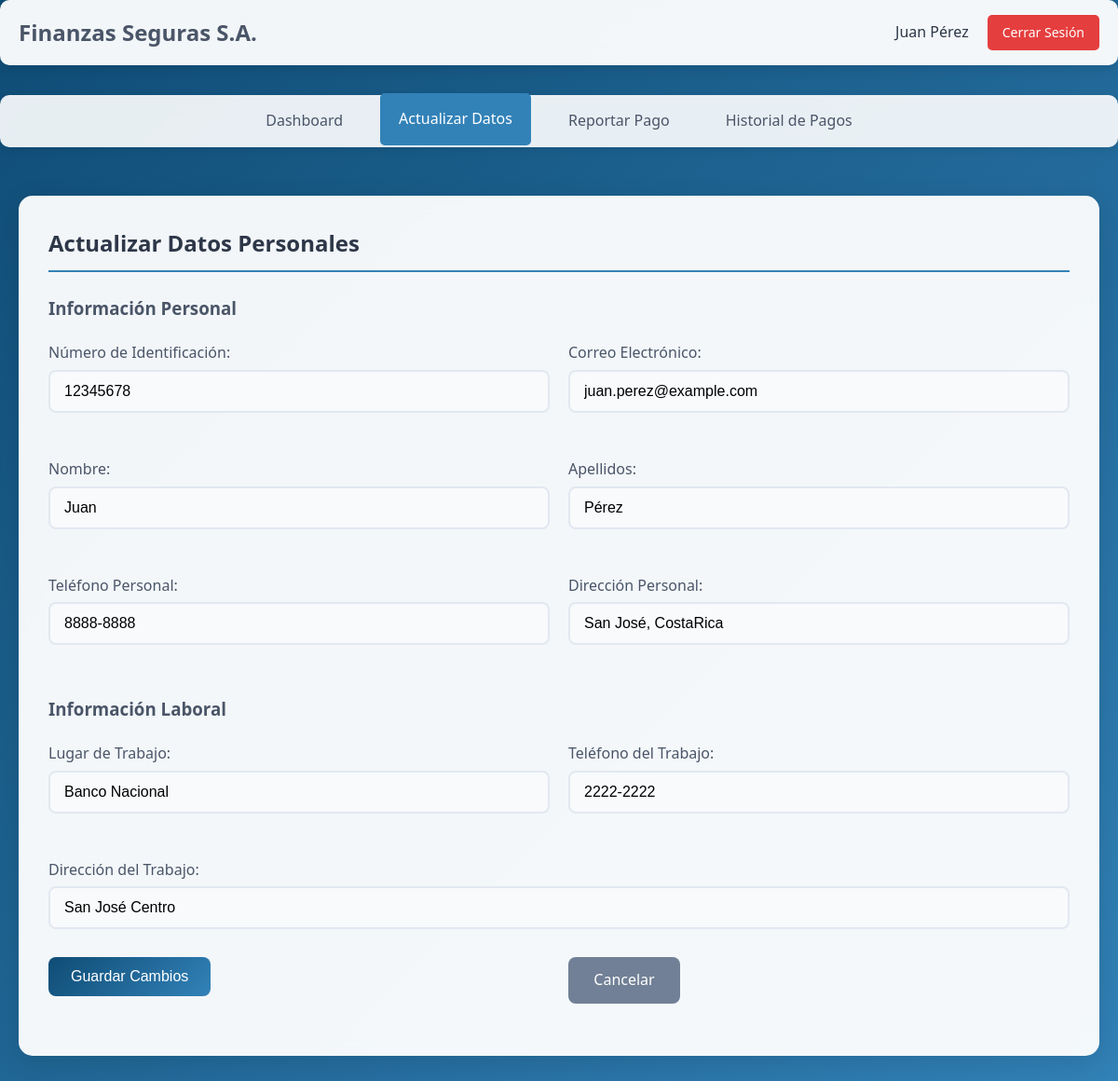
The app's page /actualizar_datos.php (signed in) with its own data.
### tables this page shows
CREATE TABLE clientes (
id_cliente INT AUTO_INCREMENT PRIMARY KEY,
identificacion VARCHAR(20) NOT NULL UNIQUE,
apellidos VARCHAR(100) NOT NULL,
nombre VARCHAR(100) NOT NULL,
telefono_personal VARCHAR(20),
direccion_personal VARCHAR(255),
email VARCHAR(150) UNIQUE,
lugar_trabajo VARCHAR(150),
direccion_trabajo VARCHAR(255),
telefono_trabajo VARCHAR(20),
usuario VARCHAR(50) NOT NULL UNIQUE,
contrasena VARCHAR(255) NOT NULL
);

### actualizar_datos.php (the view, shortened to what this page needs)
<?php
$errores = [];
try {
    $pdo = conectarBD();
    $stmt = $pdo->prepare("SELECT * FROM clientes WHERE id_cliente = ?");
    $stmt->execute([$_SESSION['usuario_id']]);
    $cliente = $stmt->fetch();
} catch (Exception $e) {
    $mensaje = "Error al cargar los datos: " . $e->getMessage();
    $tipo_mensaje = 'error';
}
?>
<!DOCTYPE html>
<html lang="es">
<head>
    <link rel="stylesheet" href="style.css">
</head>
<body>
    <?php include 'header.php'; ?>
    <?php include 'nav.php'; ?>
    <div class="container">
        <div class="card fade-in">
            <h1 class="card-title">Actualizar Datos Personales</h1>
            <form id="actualizarForm" method="POST" action="">
                <h3 style="margin-bottom: 20px; color: #4a5568;">Información Personal</h3>
                <div class="form-row">
                    <div class="form-col">
                        <div class="form-group">
                            <label for="identificacion">Número de Identificación:</label>
                            <input type="text"
                                   id="identificacion"
                                   name="identificacion"
                                   class="form-control <?= isset($errores['identificacion']) ? 'error' : '' ?>"
                                   value="<?= htmlspecialchars($cliente['identificacion'] ?? '') ?>"
                                   required>
                        </div>
                    </div>
                    <div class="form-col">
                        <div class="form-group">
                            <label for="email">Correo Electrónico:</label>
                            <input type="email"
                                   id="email"
                                   name="email"
                                   class="form-control <?= isset($errores['email']) ? 'error' : '' ?>"
                                   value="<?= htmlspecialchars($cliente['email'] ?? '') ?>"
                                   required>
                        </div>
                    </div>
                </div>
                <div class="form-row">
                    <div class="form-col">
                        <div class="form-group">
                            <label for="nombre">Nombre:</label>
                            <input type="text"
                                   id="nombre"
                                   name="nombre"
                                   class="form-control <?= isset($errores['nombre']) ? 'error' : '' ?>"
                                   value="<?= htmlspecialchars($cliente['nombre'] ?? '') ?>"
                                   required>
                        </div>
                    </div>
                    <div class="form-col">
                        <div class="form-group">
                            <label for="apellidos">Apellidos:</label>
                            <input type="text"
                                   id="apellidos"
                                   name="apellidos"
                                   class="form-control <?= isset($errores['apellidos']) ? 'error' : '' ?>"
                                   value="<?= htmlspecialchars($cliente['apellidos'] ?? '') ?>"
                                   required>
                        </div>
                    </div>
                </div>
                <div class="form-row">
                    <div class="form-col">
                        <div class="form-group">
                            <label for="telefono_personal">Teléfono Personal:</label>
                            <input type="tel"
                                   id="telefono_personal"
                                   name="telefono_personal"
                                   class="form-control"
                                   value="<?= htmlspecialchars($cliente['telefono_personal'] ?? '') ?>"
                                   placeholder="8888-8888">
                        </div>
                    </div>
                    <div class="form-col">
                        <div class="form-group">
                            <label for="direccion_personal">Dirección Personal:</label>
                            <input type="text"
                                   id="direccion_personal"
                                   name="direccion_personal"
                                   class="form-control"
                                   value="<?= htmlspecialchars($cliente['direccion_personal'] ?? '') ?>">
                        </div>
                    </div>
                </div>
                <h3 style="margin: 30px 0 20px 0; color: #4a5568;">Información Laboral</h3>
                <div class="form-row">
                    <div class="form-col">
                        <div class="form-group">
                            <label for="lugar_trabajo">Lugar de Trabajo:</label>
                            <input type="text"
                                   id="lugar_trabajo"
                                   name="lugar_trabajo"
                                   class="form-control"
                                   value="<?= htmlspecialchars($cliente['lugar_trabajo'] ?? '') ?>">
                        </div>
                    </div>
                    <div class="form-col">
                        <div class="form-group">
                            <label for="telefono_trabajo">Teléfono del Trabajo:</label>
                            <input type="tel"
                                   id="telefono_trabajo"
                                   name="telefono_trabajo"
                                   class="form-control"
                                   value="<?= htmlspecialchars($cliente['telefono_trabajo'] ?? '') ?>"
                                   placeholder="2222-2222">
                        </div>
                    </div>
                </div>
                <div class="form-group">
                    <label for="direccion_trabajo">Dirección del Trabajo:</label>
                    <input type="text"
                           id="direccion_trabajo"
                           name="direccion_trabajo"
                           class="form-control"
                           value="<?= htmlspecialchars($cliente['direccion_trabajo'] ?? '') ?>">
                </div>
                <div class="form-row" style="margin-top: 30px;">
                    <div class="form-col">
                        <button type="submit" class="btn btn-primary" id="guardarBtn">
                            <span id="guardarText">Guardar Cambios</span>
                        </button>
                    </div>
                    <div class="form-col">
                        <a href="dashboard.php" class="btn btn-secondary">Cancelar</a>
                    </div>
                </div>
            </form>
        </div>
    </div>
</body>
</html>

### header.php (shortened to what this page needs)
<header class="header">
    <div class="header-content">
        <div class="logo">
            Finanzas Seguras S.A.
        </div>
        <?php if (isset($_SESSION['usuario_id'])): ?>
        <div class="user-info">
            <span class="user-name">
                <?= htmlspecialchars($_SESSION['nombre_completo']) ?>
            </span>
            <a href="logout.php" class="logout-btn">Cerrar Sesión</a>
        </div>
        <?php endif; ?>
    </div>
</header>

### nav.php (shortened to what this page needs)
<?php
$current_page = basename($_SERVER['PHP_SELF']);
?>
<nav class="nav">
    <ul>
        <li>
            <a href="dashboard.php" <?= $current_page === 'dashboard.php' ? 'class="active"' : '' ?>>
                Dashboard
            </a>
        </li>
        <li>
            <a href="actualizar_datos.php" <?= $current_page === 'actualizar_datos.php' ? 'class="active"' : '' ?>>
                Actualizar Datos
            </a>
        </li>
        <li>
            <a href="reportar_pago.php" <?= $current_page === 'reportar_pago.php' ? 'class="active"' : '' ?>>
                Reportar Pago
            </a>
        </li>
        <li>
            <a href="historial_pagos.php" <?= $current_page === 'historial_pagos.php' ? 'class="active"' : '' ?>>
                Historial de Pagos
            </a>
        </li>
    </ul>
</nav>

### style.css (style rules this page uses)
* { margin: 0; padding: 0; box-sizing: border-box; }
body { font-family: 'Segoe UI', Tahoma, Geneva, Verdana, sans-serif; line-height: 1.6; color: #333; background: linear-gradient(135deg, #0F4C75 0%, #3282B8 100%); min-height: 100vh; }
.container { max-width: 1200px; margin: 0 auto; padding: 20px; }
.header { background: rgba(255, 255, 255, 0.95); backdrop-filter: blur(10px); padding: 1rem 0; margin-bottom: 2rem; border-radius: 10px; box-shadow: 0 4px 15px rgba(0, 0, 0, 0.1); }
.header-content { display: flex; justify-content: space-between; align-items: center; max-width: 1200px; margin: 0 auto; padding: 0 20px; }
.logo { font-size: 1.5rem; font-weight: bold; color: #4a5568; }
.user-info { display: flex; align-items: center; gap: 20px; }
.user-name { font-weight: 500; color: #2d3748; }
.logout-btn { background: #e53e3e; color: white; border: none; padding: 8px 16px; border-radius: 5px; cursor: pointer; text-decoration: none; font-size: 14px; transition: all 0.3s ease; }
.nav { background: rgba(255, 255, 255, 0.9); backdrop-filter: blur(10px); border-radius: 10px; margin-bottom: 2rem; box-shadow: 0 2px 10px rgba(0, 0, 0, 0.1); }
.nav ul { list-style: none; display: flex; justify-content: center; flex-wrap: wrap; }
.nav li { margin: 0 10px; }
.nav a { display: block; padding: 15px 20px; text-decoration: none; color: #4a5568; font-weight: 500; border-radius: 5px; transition: all 0.3s ease; }
.nav a:hover, .nav a.active { background: #3282B8; color: white; transform: translateY(-2px); }
.card { background: rgba(255, 255, 255, 0.95); backdrop-filter: blur(10px); border-radius: 15px; padding: 2rem; margin-bottom: 2rem; box-shadow: 0 8px 30px rgba(0, 0, 0, 0.12); transition: all 0.3s ease; }
.card-title { font-size: 1.5rem; font-weight: bold; margin-bottom: 1.5rem; color: #2d3748; border-bottom: 2px solid #3282B8; padding-bottom: 10px; }
.form-group { margin-bottom: 1.5rem; }
.form-row { display: flex; gap: 20px; margin-bottom: 1.5rem; }
.form-col { flex: 1; }
.form-group label { display: block; margin-bottom: 5px; font-weight: 500; color: #4a5568; }
.form-control { width: 100%; padding: 12px 15px; border: 2px solid #e2e8f0; border-radius: 8px; font-size: 16px; transition: all 0.3s ease; background: #f8fafc; }
.btn { display: inline-block; padding: 12px 24px; border: none; border-radius: 8px; cursor: pointer; text-decoration: none; font-size: 16px; font-weight: 500; text-align: center; transition: all 0.3s ease; min-width: 120px; }
.btn-primary { background: linear-gradient(135deg, #0F4C75, #3282B8); color: white; }
.btn-secondary { background: #718096; color: white; }
.fade-in { animation: fadeIn 0.5s ease-out; }

### records on screen
clientes: identificacion "12345678", email "juan.perez@example.com", nombre "Juan", apellidos "Pérez", telefono_personal "8888-8888", direccion_personal "San José, CostaRica", lugar_trabajo "Banco Nacional", telefono_trabajo "2222-2222", direccion_trabajo "San José Centro"

### other values on screen
$_SESSION['nombre_completo'] "Juan Pérez"
